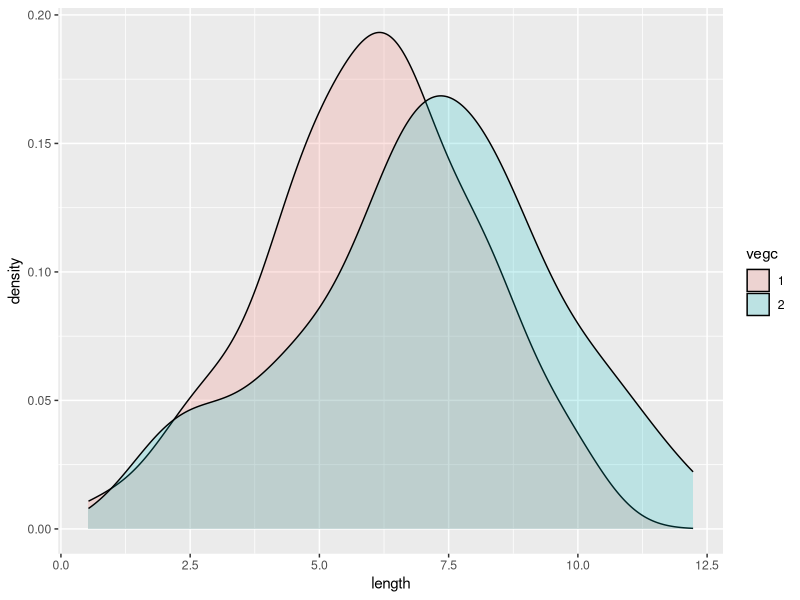

The R source for this figure:
# write your R code below
library("ggplot2")

carrots <- data.frame(length = rnorm(100, 6, 2))
cukes <- data.frame(length = rnorm(50, 7, 2.5))

#Now, combine your two dataframes into one.  First make a new column in each.
carrots$veg <- 1
cukes$veg <- 2

#and combine into your new data frame vegLengths
vegLengths <- rbind(carrots, cukes)
vegLengths$vegc <- as.character(vegLengths$veg)

#now make your lovely plot
gg1<-ggplot(vegLengths, aes(length, fill = vegc)) + geom_density(alpha = 0.2)
print(gg1)